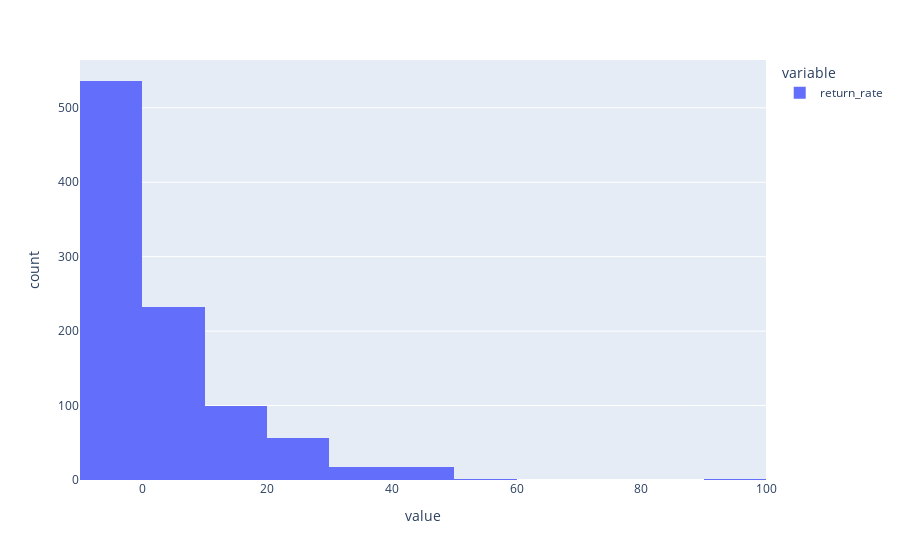

The notebook cell this image was saved under:
### Code cell
fig = px.histogram(small_order_record_df['return_rate'], nbins=20)
fig.show()

### Figure 1 — Plotly figure (JSON) as saved in the notebook; plotly's stock layout.template omitted (floating-point values rounded to 4 significant figures; data arrays with more than 128 entries replaced by an {"elided": "..."} marker saying what was removed)
{"data": [{"alignmentgroup": "True", "bingroup": "x", "hovertemplate": "variable=return_rate<br>value=%{x}<br>count=%{y}<extra></extra>", "legendgroup": "return_rate", "marker": {"color": "#636efa", "pattern": {"shape": ""}}, "name": "return_rate", "nbinsx": 20, "offsetgroup": "return_rate", "orientation": "v", "showlegend": true, "type": "histogram", "x": {"elided": "961 float values"}, "xaxis": "x", "yaxis": "y"}], "layout": {"autosize": true, "barmode": "relative", "legend": {"title": {"text": "variable"}, "tracegroupgap": 0}, "margin": {"t": 60}, "xaxis": {"anchor": "y", "autorange": true, "domain": [0, 1], "range": [-10, 100], "title": {"text": "value"}, "type": "linear"}, "yaxis": {"anchor": "x", "autorange": true, "domain": [0, 1], "range": [0, 564.2], "title": {"text": "count"}}}}
